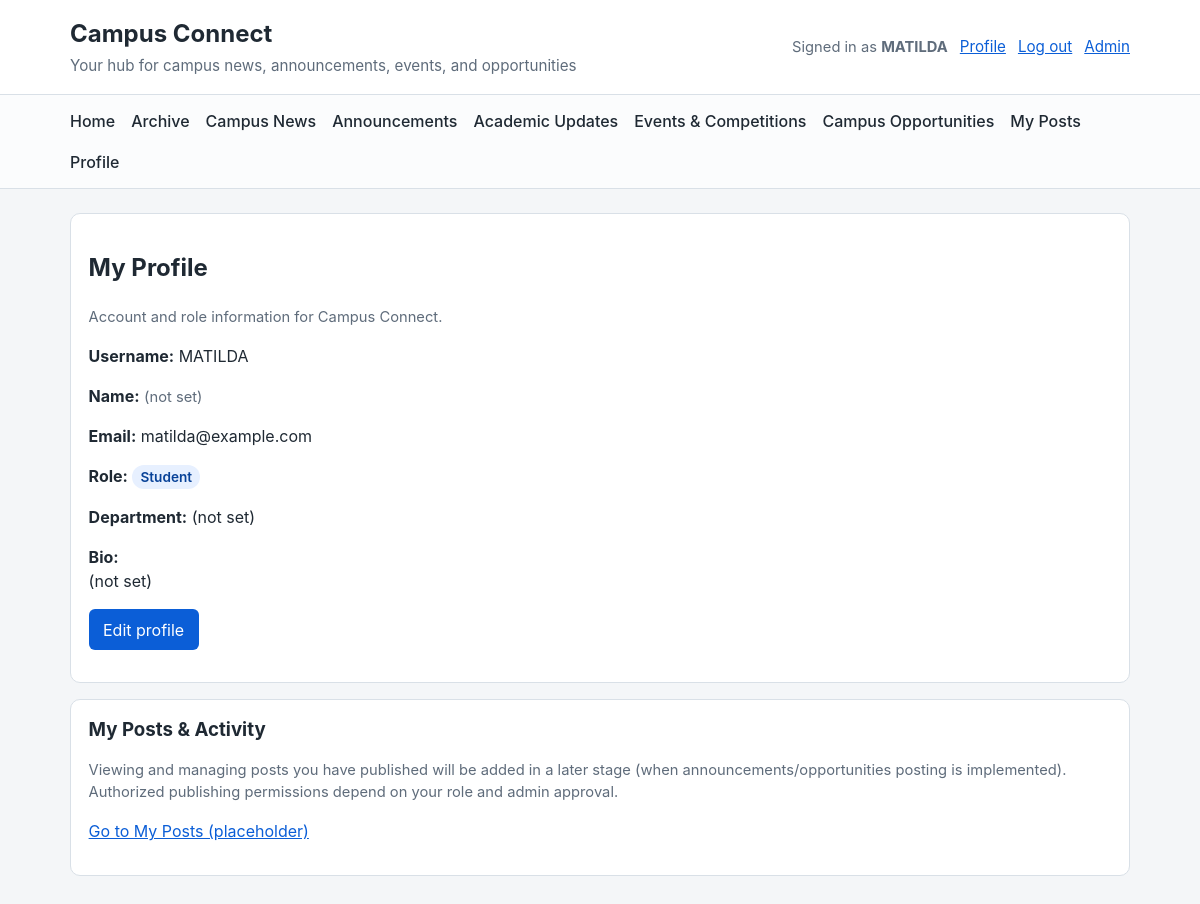
/accounts/profile/ (signed in), run on the app's committed database.
### accounts/models.py (models this page shows, shortened)
class Profile(models.Model):
    class Role(models.TextChoices):
        STUDENT = 'student', 'Student'
        PUBLISHER = 'publisher', 'Authorized Campus Publisher/Representative'
    user = models.OneToOneField(
        settings.AUTH_USER_MODEL,
        on_delete=models.CASCADE,
        related_name='profile',
    )
    role = models.CharField(
        max_length=20,
        choices=Role.choices,
        default=Role.STUDENT,
        help_text='Determines what the user is allowed to publish/manage in later stages.',
    )
    department = models.CharField(max_length=100, blank=True)
    bio = models.TextField(blank=True)

### accounts/views.py (the view)
# urls.py: path('profile/', views.profile, name='profile'),
@login_required
def profile(request):
    profile_obj = getattr(request.user, 'profile', None)
    if profile_obj is None:
        from .models import Profile
        profile_obj, _ = Profile.objects.get_or_create(user=request.user)
    return render(request, 'accounts/profile.html', {'profile': profile_obj})

### accounts/templates/accounts/profile.html (shortened to what this page needs)
{% extends 'notices/base.html' %}
{% block content %}
<div class="card">
    <h2>My Profile</h2>
    <p class="meta">Account and role information for Campus Connect.</p>
    <p><strong>Username:</strong> {{ user.username }}</p>
    <p><strong>Name:</strong> {{ user.first_name }} {{ user.last_name }}{% if not user.first_name and not user.last_name %}<span class="meta">(not set)</span>{% endif %}</p>
    <p><strong>Email:</strong> {{ user.email|default:"(not set)" }}</p>
    <p><strong>Role:</strong> <span class="badge badge-info">{{ profile.get_role_display }}</span></p>
    <p><strong>Department:</strong> {{ profile.department|default:"(not set)" }}</p>
    <p><strong>Bio:</strong><br>{{ profile.bio|default:"(not set)"|linebreaksbr }}</p>
    <p style="margin-top:1rem;">
        <a class="btn" href="{% url 'profile_edit' %}">Edit profile</a>
    </p>
</div>
<div class="card">
    <h3>My Posts &amp; Activity</h3>
    <p class="meta">Viewing and managing posts you have published will be added in a later stage (when announcements/opportunities posting is implemented). Authorized publishing permissions depend on your role and admin approval.</p>
    <p><a href="{% url 'coming_soon' 'my-posts' %}">Go to My Posts (placeholder)</a></p>
</div>
{% endblock %}

### notices/templates/notices/base.html (shortened to what this page needs)
<!DOCTYPE html>
<html lang="en">
<head>
</head>
<body>
<header class="site-header">
    <div class="topbar">
        <div class="brand">
            <h1><a href="{% url 'notice_list' %}">Campus Connect</a></h1>
            <p>Your hub for campus news, announcements, events, and opportunities</p>
        </div>
        <div class="user-nav">
            {% if user.is_authenticated %}
                <span class="meta">Signed in as <strong>{{ user.username }}</strong></span>
                <a href="{% url 'profile' %}">Profile</a>
                <form class="inline" method="post" action="{% url 'logout' %}">{% csrf_token %}
                    <button type="submit" class="link">Log out</button>
                </form>
                {% if user.is_staff %}<a href="/admin/">Admin</a>{% endif %}
            {% else %}
                <a href="{% url 'login' %}">Log in</a>
                <a href="{% url 'register' %}">Register</a>
            {% endif %}
        </div>
    </div>
    {% if user.is_authenticated %}
    <nav class="main-nav" aria-label="Main navigation">
        <ul>
            <li><a href="{% url 'notice_list' %}">Home</a></li>
            <li><a href="{% url 'archive' %}">Archive</a></li>
            <li><a href="{% url 'coming_soon' 'campus-news' %}">Campus News</a></li>
            <li><a href="{% url 'coming_soon' 'announcements' %}">Announcements</a></li>
            <li><a href="{% url 'coming_soon' 'academic-updates' %}">Academic Updates</a></li>
            <li><a href="{% url 'coming_soon' 'events-competitions' %}">Events &amp; Competitions</a></li>
            <li><a href="{% url 'coming_soon' 'campus-opportunities' %}">Campus Opportunities</a></li>
            <li><a href="{% url 'coming_soon' 'my-posts' %}">My Posts</a></li>
            <li><a href="{% url 'profile' %}">Profile</a></li>
        </ul>
    </nav>
    {% endif %}
</header>
<main class="container">
    {% block content %}{% endblock %}
</main>
</body>
</html>

### notices/templates/notices/base.html (style rules this page uses)
:root { --bg: #f4f6f8; --surface: #ffffff; --text: #1f2933; --muted: #5f6c7b; --primary: #0b5ed7; --primary-dark: #084298; --border: #d9e0e7; --current: #0a7a2f; --late: #b00020; }
* { box-sizing: border-box; }
body { margin: 0; font-family: -apple-system, BlinkMacSystemFont, "Segoe UI", Roboto, Arial, sans-serif; background: var(--bg); color: var(--text); line-height: 1.5; }
a { color: var(--primary); }
.site-header { background: var(--surface); border-bottom: 1px solid var(--border); }
.topbar { max-width: 1100px; margin: 0 auto; padding: 1rem 1.25rem; display: flex; flex-wrap: wrap; gap: 1rem; align-items: center; justify-content: space-between; }
.brand h1 { margin: 0; font-size: 1.5rem; }
.brand a { color: inherit; text-decoration: none; }
.brand p { margin: 0.2rem 0 0; color: var(--muted); font-size: 0.95rem; }
.user-nav { display: flex; flex-wrap: wrap; gap: 0.75rem; align-items: center; font-size: 0.95rem; }
.main-nav { border-top: 1px solid var(--border); background: #fbfcfd; }
.main-nav ul { max-width: 1100px; margin: 0 auto; padding: 0.5rem 1.25rem; list-style: none; display: flex; flex-wrap: wrap; gap: 0.4rem 1rem; }
.main-nav a { text-decoration: none; color: var(--text); font-weight: 500; padding: 0.35rem 0; display: inline-block; }
.container { max-width: 1100px; margin: 0 auto; padding: 1.5rem 1.25rem 2rem; }
.card { background: var(--surface); border: 1px solid var(--border); border-radius: 10px; padding: 1rem 1.1rem; margin-bottom: 1rem; }
.card h3 { margin: 0 0 0.35rem; }
.meta { color: var(--muted); font-size: 0.92rem; }
.badge { display: inline-block; padding: 0.1rem 0.5rem; border-radius: 999px; font-size: 0.85rem; font-weight: 600; }
.badge-info { background: #e7f0ff; color: var(--primary-dark); }
.btn, button.btn { display: inline-block; background: var(--primary); color: #fff; border: none; border-radius: 6px; padding: 0.55rem 0.9rem; text-decoration: none; cursor: pointer; font: inherit; }
form.inline { display: inline; }
button.link { background: none; border: none; color: var(--primary); cursor: pointer; padding: 0; font: inherit; text-decoration: underline; }

### data on the page
Profile: role "Student", department "(not set)", bio "(not set)"

### other printed values
{{ user.username }} "MATILDA"
{{ user.email|default:"(not set)" }} "matilda@example.com"
